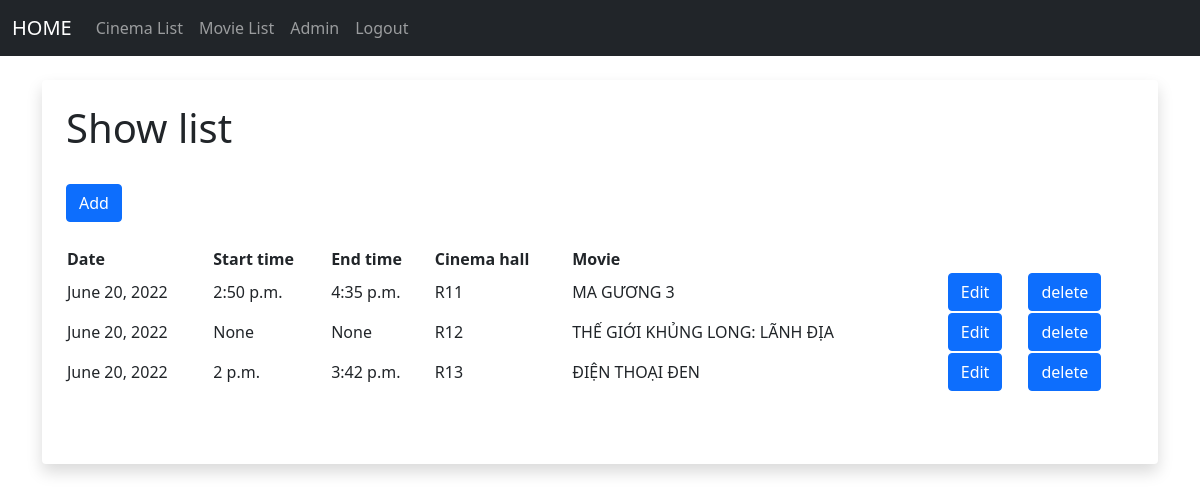
Page /show_list (signed in) on the earlier database version.
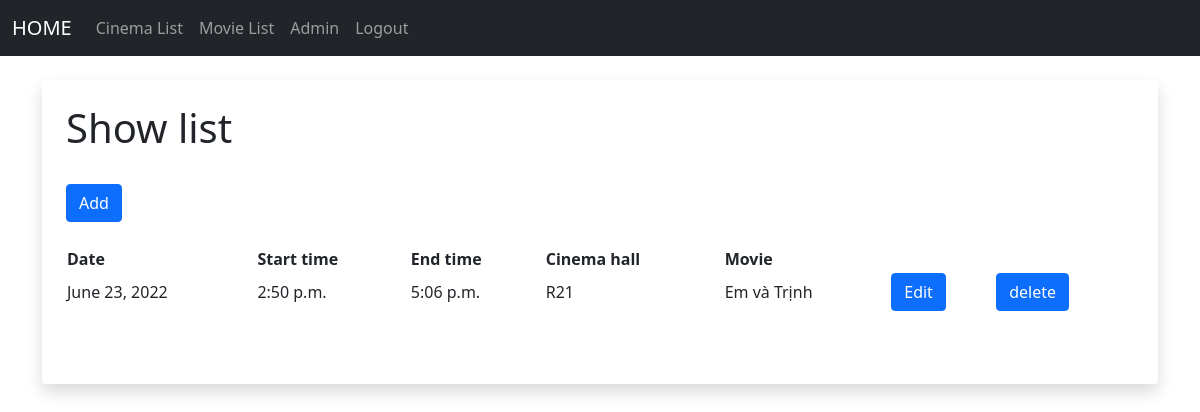
Same page on the later database version.
### members/models.py (models this page shows, shortened)
class Show(models.Model):
    date = models.DateField()
    start_time = models.TimeField()
    end_time = models.TimeField()
    cinema_hall_id = models.ForeignKey(Cinema_Hall, on_delete=models.CASCADE)
    movie_id = models.ForeignKey(Movie, on_delete=models.CASCADE)

class Cinema_Hall(models.Model):
    name = models.CharField(max_length=64)
    total_seats = models.IntegerField()
    cinema_id = models.ForeignKey(Cinema, on_delete=models.CASCADE)
    def __str__(self):
        return self.name

class Movie(models.Model):
    title = models.CharField(max_length=256)
    image = models.ImageField(upload_to = "images/")
    description = models.CharField(max_length=512)
    duration = models.IntegerField()
    released_date = models.DateField()
    genre = models.CharField(max_length=256)
    def __str__(self):
        return self.title

### members/views.py (the view)
# urls.py: path('show_list', views.get_all_show, name='show_list'),
def get_all_show(request):
    show_list = Show.objects.all()
    return render(request, 'ui/show_list.html', {'show_list':show_list})

### members/templates/ui/show_list.html (shortened to what this page needs)
{% extends 'ui/base.html' %}
{% block content %}
{% if user.is_superuser %}
	<div class="shadow p-4 mb-5 bg-body rounded">
	<h1>Show list</h1>
    <br/>
    <a href="{% url 'add_show' %}" class="btn btn-primary" role="button">Add</a>
    <br/>
<br/>
<div class="container">
  <div class="row">
    <table>
    <tr>
        <th>Date</th>
        <th>Start time</th>
        <th>End time</th>
        <th>Cinema hall</th>
        <th>Movie</th>
    </tr>
      {% for show in show_list %}
    <tr>
        <td>
          {{show.date}}
        </td>
        <td>
            {{show.start_time}}
        </td>
        <td>
            {{show.end_time}}
        </td>
        <td>
            {{show.cinema_hall_id}}
        </td>
        <td>
            {{show.movie_id}}
        </td>
        <td>
          <a href="{% url 'edit_show' show.id %}" class="btn btn-primary" role="button">Edit</a>
        </td>
        <td>
          <a href="{% url 'delete_show' show.id %}" class="btn btn-primary" role="button">delete</a>
        </td>
    </tr>
      {% endfor %}
    </table>
  </div>
</div>
<br/><br/>
{%else%}
<center>
    <h1>Sorry you don't have permission to access this page</h1>
    </center>
{% endif %}
{% endblock %}

Differences in the rows shown:
removed Show: date "June 20, 2022", start_time "2:50 p.m.", end_time "4:35 p.m.", cinema_hall_id "R11", movie_id "MA GƯƠNG 3"
removed Show: date "June 20, 2022", start_time "None", end_time "None", cinema_hall_id "R12", movie_id "THẾ GIỚI KHỦNG LONG: LÃNH ĐỊA"
removed Show: date "June 20, 2022", start_time "2 p.m.", end_time "3:42 p.m.", cinema_hall_id "R13", movie_id "ĐIỆN THOẠI ĐEN"
added Show: date "June 23, 2022", start_time "2:50 p.m.", end_time "5:06 p.m.", cinema_hall_id "R21", movie_id "Em và Trịnh"
